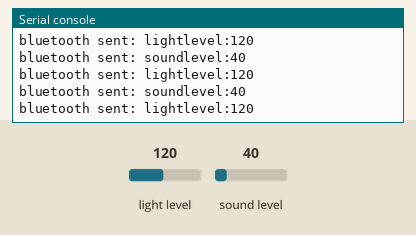
The program below on a simulated BBC micro:bit (MakeCode). Shown: the last lines printed to the serial console. Inputs (shaded band) come from the test bench; at power-on: light level 120, sound level 40.

Above: at 1.2 s.
1.3 s: light level set to 5
At 2.4 s:
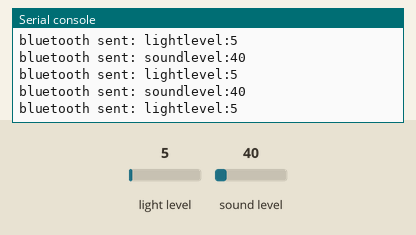
2.8 s: sound level set to 5
At 3.5 s:
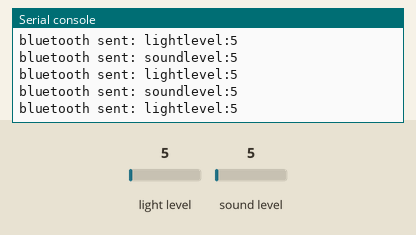
4.3 s: light level set to 64
At 5.0 s:
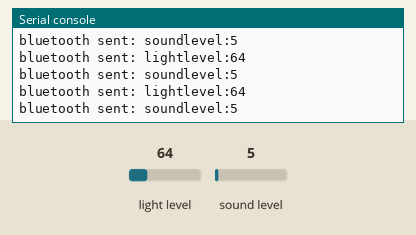
Timing chart, 0 to 7.3 s (numbered marks = the images above; inputs shaded):
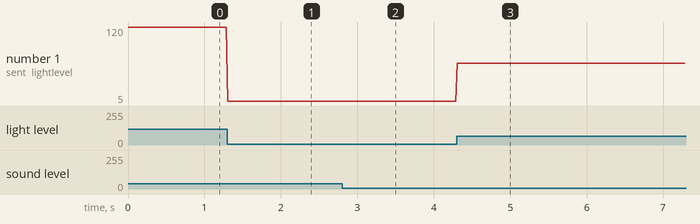

The program:

main.ts
```typescript
bluetooth.startUartService()
bluetooth.startAccelerometerService()
bluetooth.startLEDService()
basic.forever(function () {
    bluetooth.uartWriteValue("soundlevel", input.soundLevel())
    bluetooth.uartWriteValue("lightlevel", input.lightLevel())
})
```

test.ts
```typescript
// test ender her, dette bliver ikke kompileret, når denne pakke bruges som en udvidelse.
```

Measured:
- after the input at 1.3 s, the serial console: prints a new line at once (image 1)
- after the input at 2.8 s, the serial console: prints a new line at once (image 2)
- after the input at 4.3 s, the serial console: prints a new line at once (image 3)
- plotted number 1: 120 → 5 after the input at 1.3 s, 5 → 64 after the input at 4.3 s
